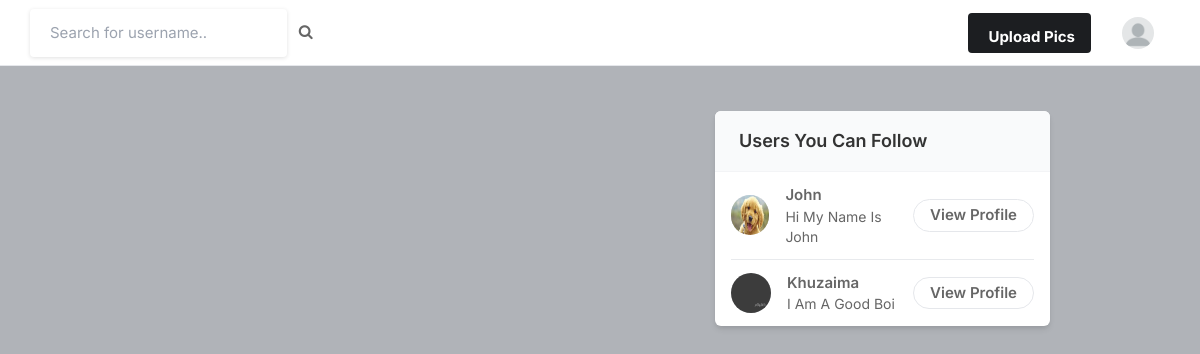
The app's page / (signed in) with its own data.
### core/models.py (models this page shows)
class Profile(models.Model):
    user = models.ForeignKey(User, on_delete=models.CASCADE)
    bio = models.TextField(blank=True)
    profileimg = models.ImageField(upload_to='profile_images', default='Default.png')
    location = models.CharField(max_length=100, blank=True)

### core/views.py (the view)
# urls.py: path('', views.index, name='index'),
@login_required(login_url='signin')
def index(request):
    user_instance = request.user
    user_profile, created = Profile.objects.get_or_create(user=user_instance)
    print("user profile", user_profile)
    user_following_list = []
    feed = []
    user_following = FollowersCount.objects.filter(follower=request.user.username)
    for users in user_following:
        user_following_list.append(users.user)
    for usernames in user_following_list:
        feed_lists = Post.objects.filter(user=usernames)
        feed.append(feed_lists)
    feed_list = list(chain(*feed))
    all_users = User.objects.all()
    user_following_all =[]
    for user in user_following:
        user_list = User.objects.get(username=user.user)
        user_following_all.append(user_list)
    new_suggestions_list = [x for x in list(all_users) if (x not in list(user_following_all))]
    current_user = User.objects.filter(username=request.user.username)
    final_suggestions_list = [x for x in list(new_suggestions_list) if (x not in list(current_user))]
    random.shuffle(final_suggestions_list)
    username_profile = []
    username_profile_list = []
    for users in final_suggestions_list:
        username_profile.append(users.id)
    for ids in username_profile:
        profile_lists = Profile.objects.filter(user_id=ids)
        username_profile_list.append(profile_lists)
    suggestions_username_profile_list = list(chain(*username_profile_list))
    return render(request, 'index.html', {'user_profile': user_profile, 'posts': feed_list, 'suggestions_username_profile_list': suggestions_username_profile_list[:5]})

### templates/index.html (shortened to what this page needs)
{% load static %}
<!DOCTYPE html>
<html lang="en">
<head>
    <link rel="stylesheet" href="{% static 'assets/css/icons.css' %}">
    <link rel="stylesheet" href="{% static 'assets/css/uikit.css' %}">
    <link rel="stylesheet" href="{% static 'assets/css/style.css' %}">
    <link rel="stylesheet" href="{% static 'assets/css/tailwind.css' %}">
    <link rel="stylesheet" href="https://cdnjs.cloudflare.com/ajax/libs/font-awesome/4.7.0/css/font-awesome.min.css">
</head>
<body>
            <header>
                <div class="header_inner">
                    <form action="/search" method="POST">
                    <div class="left-side">
                            <input type="text" name="username" placeholder="Search for username..">&nbsp; &nbsp;
                            <button type="submit"><i class="fa fa-search fa-1x"></i></button>
                    </div>
                    </form>
                    <div class="right-side lg:pr-4">
                        <a href="#"
                            class="bg-pink-500 flex font-bold hidden hover:bg-pink-600 hover:text-white inline-block items-center lg:block max-h-10 mr-4 px-4 py-2 rounded shado text-white">
                              Upload Pics
                        </a>
                        <a href="#">
                            <img src="{{user_profile.profileimg.url}}" class="header-avatar" alt="">
                        </a>
                    </div>
                </div>
            </header>
            <div class="container m-auto">
                <div class="lg:flex justify-center lg:space-x-10 lg:space-y-0 space-y-5">
                    <div class="space-y-5 flex-shrink-0 lg:w-7/12">
                    </div>
                    <div class="lg:w-5/12">
                        <div class="bg-white  shadow-md rounded-md overflow-hidden">
                            <div class="bg-gray-50  border-b border-gray-100 flex items-baseline justify-between py-4 px-6 ">
                                <h2 class="font-semibold text-lg">Users You Can Follow</h2>
                            </div>
                            <div class="divide-gray-300 divide-gray-50 divide-opacity-50 divide-y px-4 ">
                                {% for suggestion in suggestions_username_profile_list %}
                                <div class="flex items-center justify-between py-3">
                                    <div class="flex flex-1 items-center space-x-4">
                                        <a href="/profile/{{suggestion.user}}">
                                            <img src="{{suggestion.profileimg.url}}" class="bg-gray-200 rounded-full w-10 h-10">
                                        </a>
                                        <div class="flex flex-col">
                                            <span class="block capitalize font-semibold"> {{suggestion.user}} </span>
                                            <span class="block capitalize text-sm"> {{suggestion.bio}} </span>
                                        </div>
                                    </div>
                                    <a href="/profile/{{suggestion.user}}" class="border border-gray-200 font-semibold px-4 py-1 rounded-full hover:bg-pink-600 hover:text-white hover:border-pink-600 "> View Profile </a>
                                </div>
                                {% endfor %}
                            </div>
                        </div>
                    </div>
                </div>
            </div>
</body>
</html>

### static/assets/css/style.css (style rules this page uses)
body { background-color: #B0B3B8!important; }
button { vertical-align: middle; }
input { height: 48px; line-height: 48px; padding: 0 20px; outline: none; font-size: 15px; color: #808080; max-width: 100%; width: 100%; -webkit-box-sizing: border-box; box-sizing: border-box; display: block; font-weight: 400; opacity: 1; border-radius: 4px; border: none; -webkit-box-shadow: 0 1px 4px 0px rgba(0, 0, 0, 0.12); box-shadow: 0 1px 4px 0px rgba(0, 0, 0, 0.12); }
input[type="text"], input[type="password"], input[type="email"], input[type="number"] { height: 48px; line-height: 48px; padding: 0 20px; outline: none; font-size: 15px; color: #808080; max-width: 100%; width: 100%; -webkit-box-sizing: border-box; box-sizing: border-box; display: block; font-weight: 400; opacity: 1; border-radius: 4px; border: none; -webkit-box-shadow: 0 1px 4px 0px rgba(0, 0, 0, 0.12); box-shadow: 0 1px 4px 0px rgba(0, 0, 0, 0.12); }
input { -webkit-transition: all 0.1s ease-in-out; transition: all 0.1s ease-in-out; }
::placeholder { color: #808080; opacity: 1; }
button { border: none; margin: 0; padding: 0; width: auto; overflow: visible; background: transparent; color: inherit; font: inherit; line-height: normal; cursor: pointer; }
a { color: #be185d; -webkit-transition: 0.3s; transition: 0.3s; outline: none !important; }
button { outline: none !important; }
img { max-width: 100%; }
body { color: #666; font-size: 15px; line-height: 27px; background-color: #f0f2f5; font-family: "Inter", sans-serif; text-transform: none; }
h1, h2, h3, h4, h5, h6 { font-family: "Inter", sans-serif; text-transform: none; }
input[type="text"], input[type="password"], input[type="email"] { font-family: "Inter", sans-serif; text-transform: none; }
button, body .pac-container { font-family: "Inter", sans-serif; text-transform: none; }
h1, h2, h3, h4, h5, h6 { color: #333; font-weight: 500; margin: 0; padding: 0; }
h2 { font-size: 26px; }
@media (min-width: 1024px) { .container { max-width: 900px !important; padding-top: 45px; } }
header { background-color: #fff; left: 0; right: 0; top: 0; z-index: 99; height: 66px; display: -webkit-box; display: -ms-flexbox; display: flex; -webkit-box-align: center; -ms-flex-align: center; align-items: center; border-bottom: 1px solid #e5e7eb; }
header .header_inner { display: -webkit-box; display: -ms-flexbox; display: flex; -webkit-box-align: center; -ms-flex-align: center; align-items: center; max-width: 1090px; margin: auto; width: 100%; max-width: 100% !important; padding: 0 30px; }
header .header_inner .left-side { display: -webkit-box; display: -ms-flexbox; display: flex; -webkit-box-align: center; -ms-flex-align: center; align-items: center; }
header .header_inner .right-side { display: -webkit-box; display: -ms-flexbox; display: flex; -webkit-box-align: center; -ms-flex-align: center; align-items: center; -webkit-box-pack: end; -ms-flex-pack: end; justify-content: flex-end; margin-left: auto; }
header .header_inner .right-side .header-avatar { width: 32px; height: 32px; border-radius: 100%; margin-left: 15px; }

### records on screen
Profile: profileimg (placeholder picture)
Profile: profileimg (picture), user "John", bio "Hi My Name Is John"
Profile: profileimg (picture), user "Khuzaima", bio "I Am A Good Boi"
